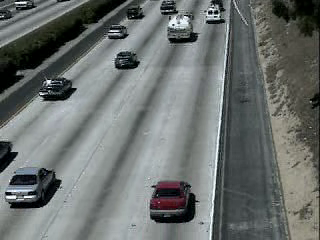
#> input picture frame 50 of imageProcessing/video1.avi, 320 x 240 px
$ python cardetect.py
#> lines starting #> are read from the running program, lines starting #| are printed output that depends on the picture; after the words box and inside, x2 and y2 are one past the last pixel; in counts of white or black regions, pixels touching at a corner belong together
#IMAGE-PROCESSING ASSIGNMENT TO DETECT CARS IN A GIVEN VIDEO
import cv2

car_cascade = cv2.CascadeClassifier(r'cars.xml')

vid = cv2.VideoCapture(r'video1.avi')
while True:
    check,frame = vid.read()
#> frame is the input picture: shape (240, 320, 3); mean B, G, R 110.8, 112.6, 107.7
    gray = cv2.cvtColor(frame,cv2.COLOR_BGR2GRAY)


    cars = car_cascade.detectMultiScale(gray,scaleFactor=1.05,minNeighbors=5)
#> cars = [[28, 61, 54, 54], [103, 36, 46, 46], [156, 5, 54, 54], [1, 174, 49, 49]]

    print(cars)
#| [[ 28  61  54  54]
#|  [103  36  46  46]
#|  [156   5  54  54]
#|  [  1 174  49  49]]

    for x,y,w,h in cars:
        frame = cv2.rectangle(frame,(x,y),(x+w,y+h),(0,0,0),3)
#> this loop made 4 passes
#> pass 1, `frame = cv2.rectangle(frame,(x,y),(x+w,y+h),(0,0,0),3)`:
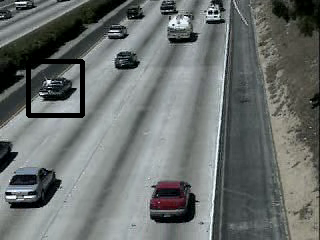
#> frame: shape (240, 320, 3); 1.34% of pixels changed, all inside (x1, y1, x2, y2) = (26, 59, 85, 118)
#> pass 2, `frame = cv2.rectangle(frame,(x,y),(x+w,y+h),(0,0,0),3)`:
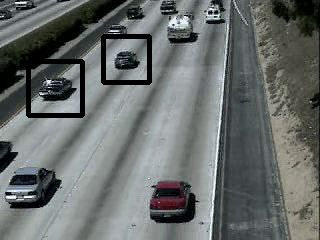
#> frame: shape (240, 320, 3); 1.17% of pixels changed, all inside (x1, y1, x2, y2) = (101, 34, 152, 85)
#> pass 3, `frame = cv2.rectangle(frame,(x,y),(x+w,y+h),(0,0,0),3)`:
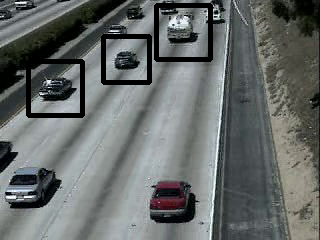
#> frame: shape (240, 320, 3); 1.39% of pixels changed, all inside (x1, y1, x2, y2) = (154, 3, 213, 62)
#> after the loop:
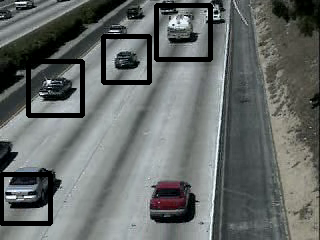
#> frame: shape (240, 320, 3); 1.19% of pixels changed, all inside (x1, y1, x2, y2) = (0, 172, 53, 226)

    cv2.imshow('GRAY VIDEO',frame)
    cv2.waitKey(10)
cv2.destroyAllWindows()
vid.release()

$ run again, starting later in the video
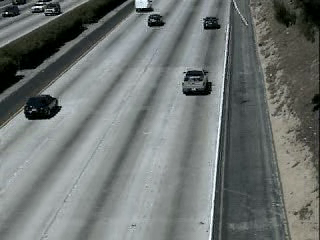
#> input picture frame 400 of imageProcessing/video1.avi, 320 x 240 px
#> frame is the input picture: shape (240, 320, 3); mean B, G, R 114.4, 116.4, 111.1
#> cars = [[141, 5, 30, 30], [167, 58, 55, 55]]
#| [[141   5  30  30]
#|  [167  58  55  55]]
#> the loop `for x,y,w,h in cars:` made 2 passes
#> pass 1, `frame = cv2.rectangle(frame,(x,y),(x+w,y+h),(0,0,0),3)`:
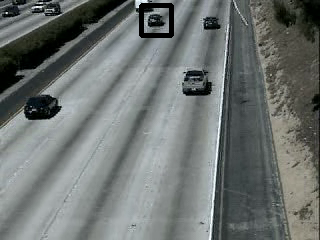
#> frame: shape (240, 320, 3); 0.76% of pixels changed, all inside (x1, y1, x2, y2) = (139, 3, 174, 38)
#> pass 2, `frame = cv2.rectangle(frame,(x,y),(x+w,y+h),(0,0,0),3)`:
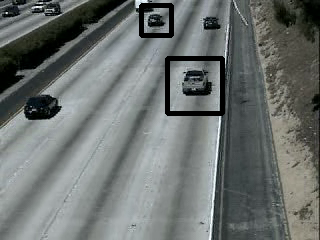
#> frame: shape (240, 320, 3); 1.42% of pixels changed, all inside (x1, y1, x2, y2) = (165, 56, 225, 116)
